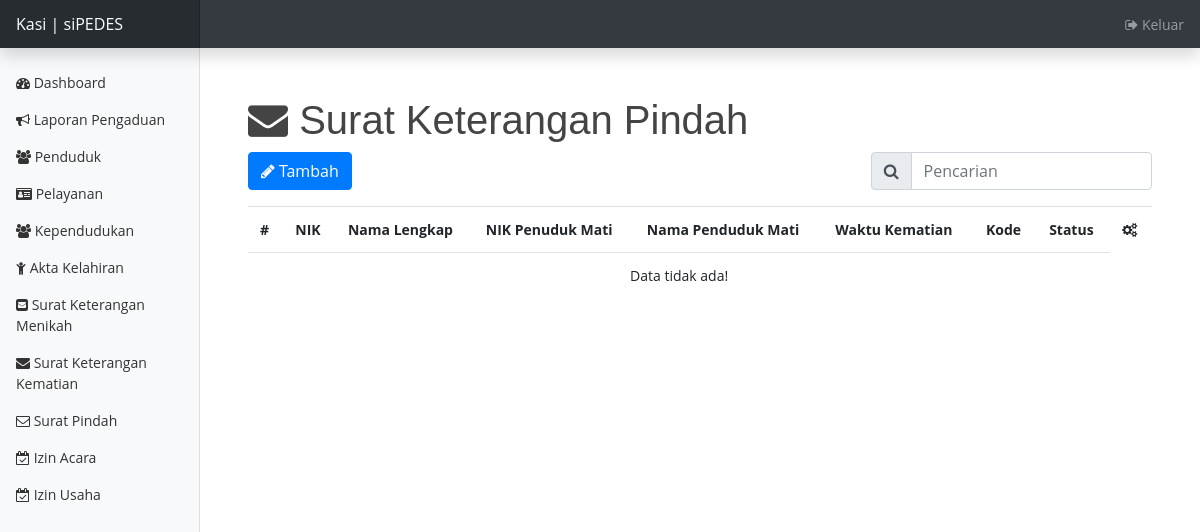
Before: /petugas/suket_mati with the older database file.
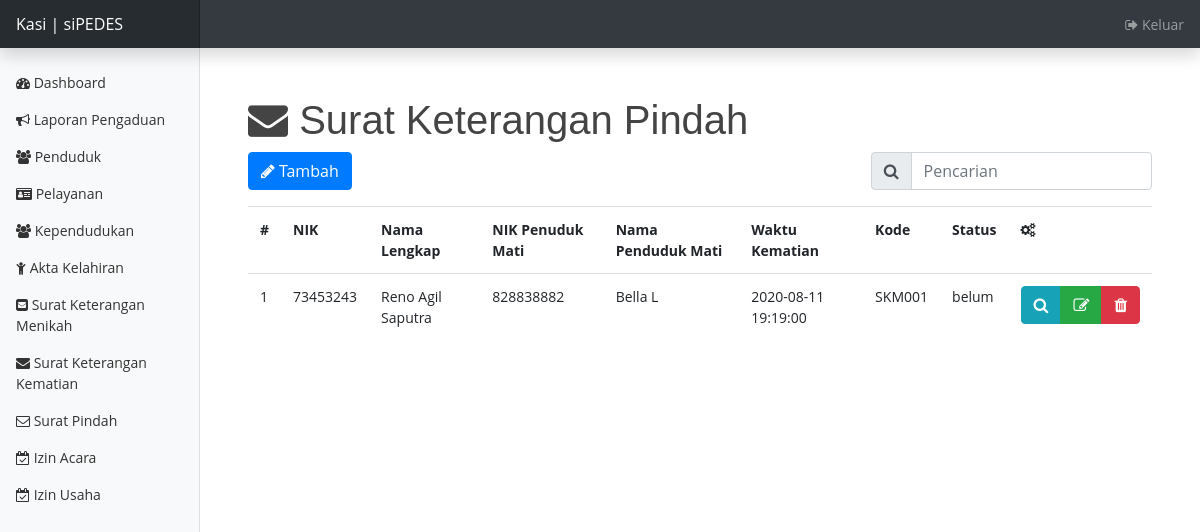
After: the same page with the newer database file.
### tables this page shows
CREATE TABLE `suket_kematian` (
  `id_suket_kematian` int(11) NOT NULL,
  `id_penduduk` int(11) NOT NULL,
  `id_penduduk_mati` int(11) NOT NULL,
  `waktu_kematian` datetime NOT NULL,
  `gambar_surat_pengantar` text NOT NULL,
  `waktu` datetime NOT NULL,
  `kode` varchar(255) NOT NULL,
  `status` varchar(255) NOT NULL
);

CREATE TABLE `penduduk` (
  `id_penduduk` int(11) NOT NULL,
  `nik` varchar(255) NOT NULL,
  `no_kk` varchar(255) NOT NULL,
  `nama_lengkap` varchar(255) NOT NULL,
  `tmp_lahir` varchar(255) NOT NULL,
  `tgl_lahir` date NOT NULL,
  `jk` char(1) NOT NULL,
  `kewarganegaraan` varchar(255) NOT NULL,
  `status_perkawinan` varchar(255) NOT NULL,
  `agama` varchar(255) NOT NULL,
  `pekerjaan` varchar(255) NOT NULL,
  `telp` varchar(255) NOT NULL,
  `alamat` text NOT NULL,
  `rt` int(11) NOT NULL,
  `rw` int(11) NOT NULL,
  `no_rumah` varchar(255) NOT NULL,
  `kelurahan_desa` varchar(255) NOT NULL,
  `kecamatan` varchar(255) NOT NULL,
  `kabupaten_kota` varchar(255) NOT NULL,
  `kode_pos` int(11) NOT NULL,
  `kata_sandi` varchar(255) NOT NULL,
  `foto` text NOT NULL
);

### application/controllers/Petugas.php (called while the page is built, shortened)
<?php
class Petugas extends CI_Controller {
	public function __construct(){
		$this->load->library('form_validation');
		$this->load->model('MyModel');
	}
	public function suket_mati() {
		if($this->input->post('search')) {
			$this->db->select('*, penduduk_mati.id_penduduk as id_mati');
			$this->db->join('penduduk','penduduk.id_penduduk = suket_kematian.id_penduduk','left');
			$this->db->join('penduduk_mati','penduduk_mati.id_penduduk_mati = suket_kematian.id_penduduk_mati','left');
			$this->db->order_by('nik','asc');
			$this->db->like('nik', $this->input->post('search'));
			$this->db->or_like('akta_kelahiran.nama_lengkap', $this->input->post('search'));
			$this->db->or_like('kode', $this->input->post('search'));
			$data['mati'] = $this->db->get('suket_kematian')->result_array();
		} else {
			$data['mati'] = $this->MyModel->getMati();
		}
		$this->load->view('template/header_pet');
		$this->load->view('petugas/suket_mati', $data);
		$this->load->view('template/footer_pet');
	}
}

### index.php (called while the page is built, shortened)
<?php
require_once BASEPATH.'core/CodeIgniter.php';

### application/models/MyModel.php (called while the page is built, shortened)
<?php
class MyModel extends CI_Model {
	public function getMati() {
		$this->db->select('*, penduduk_mati.id_penduduk as id_mati');
		$this->db->join('penduduk','penduduk.id_penduduk = suket_kematian.id_penduduk','left');
		$this->db->join('penduduk_mati','penduduk_mati.id_penduduk_mati = suket_kematian.id_penduduk_mati','left');
		$this->db->order_by('nik','asc');
		return $this->db->get('suket_kematian')->result_array();
	}
}

### application/views/petugas/suket_mati.php (the view, shortened to what this page needs)
<h1><i class="fa fa-envelope"></i> Surat Keterangan Pindah</h1>
<?php $ci =& get_instance(); ?>
<div class="row">
	<div class="col-lg-8">
		<a href="<?= base_url('petugas/suket_mati/tambah'); ?>" class="btn btn-primary mb-2"><i
				class="fa fa-pencil"></i>
			Tambah</a>
	</div>
	<div class="col-lg-4">
		<form action="" method="post">
			<div class="input-group mb-3">
				<div class="input-group-prepend">
					<span class="input-group-text" id="basic-addon1"><i class="fa fa-search"></i></span>
				</div>
				<input type="text" name="search" class="form-control" placeholder="Pencarian" aria-label="Pencarian"
					aria-describedby="basic-addon1">
			</div>
		</form>
	</div>
</div>
<div class="table-responsive">
	<table class="table table-hover">
		<tr>
			<th>#</th>
			<th>NIK</th>
			<th>Nama Lengkap</th>
			<th>NIK Penuduk Mati</th>
			<th>Nama Penduduk Mati</th>
			<th>Waktu Kematian</th>
			<th>Kode</th>
			<th>Status</th>
			<th><i class="fa fa-cogs"></i></th>
		</tr>
		<?php if(empty($mati)) : ?>
		<tr>
			<td colspan="8" class="text-center">Data tidak ada!</td>
		</tr>
		<?php endif; ?>
		<?php
			$no = 1;
			foreach($mati as $ac) :
			$pd = $ci->db->get_where('penduduk',['id_penduduk' => $ac['id_mati']])->row_array();
		?>
		<tr>
			<td><?= $no++; ?></td>
			<td><?= $ac['nik']; ?></td>
			<td><?= $ac['nama_lengkap']; ?></td>
			<td><?= $pd['nik']; ?></td>
			<td><?= $pd['nama_lengkap']; ?></td>
			<td><?= $ac['waktu_kematian']; ?></td>
			<td><?= $ac['kode']; ?></td>
			<td><?= $ac['status']; ?></td>
			<td>
				<div class="btn-group">
					<a href="" data-toggle="modal" data-target="#mati<?= $ac['id_suket_kematian']; ?>"
						class="btn btn-info"><i class="fa fa-search"></i></a>
					<a href="<?= base_url('petugas/suket_mati/edit/').$ac['id_suket_kematian']; ?>"
						class="btn btn-success"><i class="fa fa-edit"></i></a>
					<a onclick="return confirm('Yakin?')"
						href="<?= base_url('petugas/suket_mati/hapus/').$ac['id_suket_kematian']; ?>"
						class="btn btn-danger"><i class="fa fa-trash"></i></a>
				</div>
			</td>
		</tr>
		<?php endforeach; ?>
	</table>
</div>

Changed rows visible on the page:
added suket_kematian: id_penduduk.nik "73453243", id_penduduk.nama_lengkap "Reno Agil Saputra", penduduk.nik "828838882", penduduk.nama_lengkap "Bella L", waktu_kematian "2020-08-11 19:19:00", kode "SKM001", status "belum"
Other visible differences:
text no longer shown: "Data tidak ada!"
